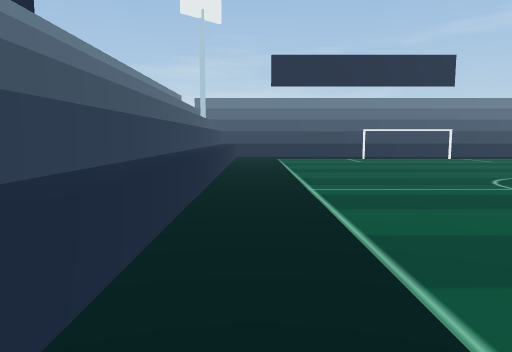
view 1 (above)

12 first-person views from a walk through a Unity game level. The camera is 1.5 m above the floor, tilts 6° down and sees 70° across. The floor is counted in squares, 2 m on a side. Each view is taken from the middle of a square. On the plan, view 1 faces up. The plan holds only what a view shows up to about 11 squares ahead; the rest is blank. The place goes on beyond the plan. The player is left out.

view 2
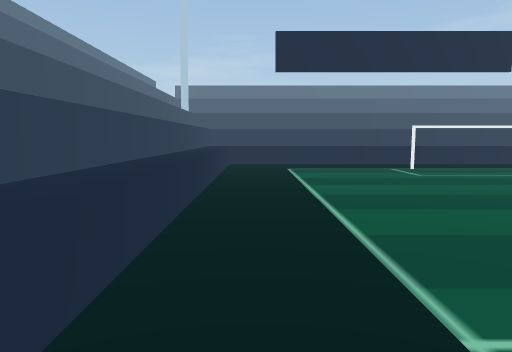

view 3
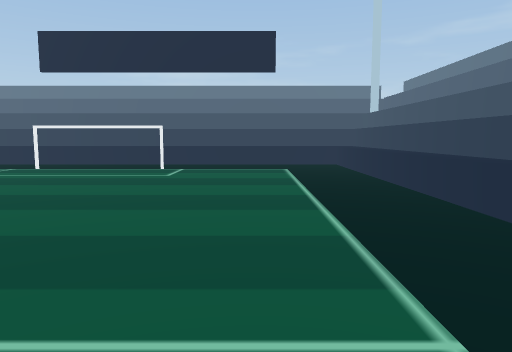

view 4
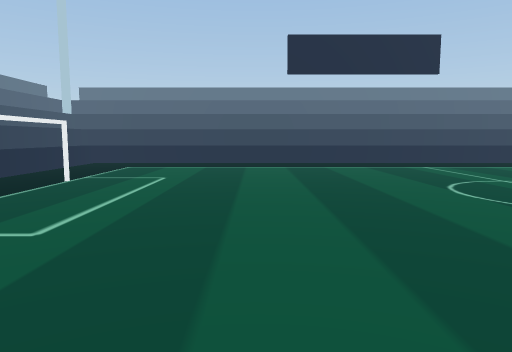

view 5
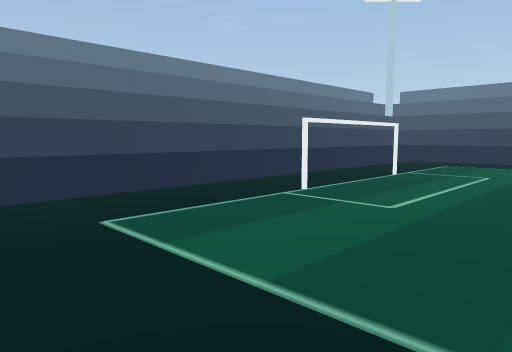

view 6
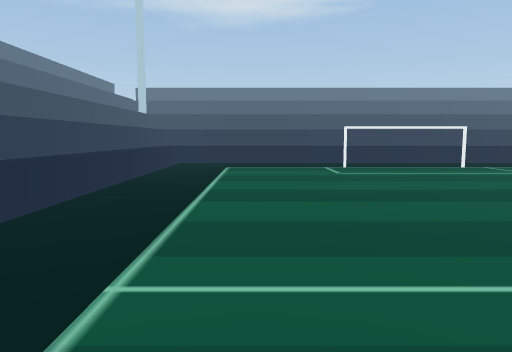

view 7
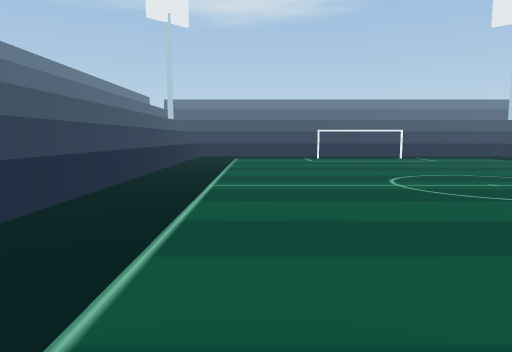

view 8
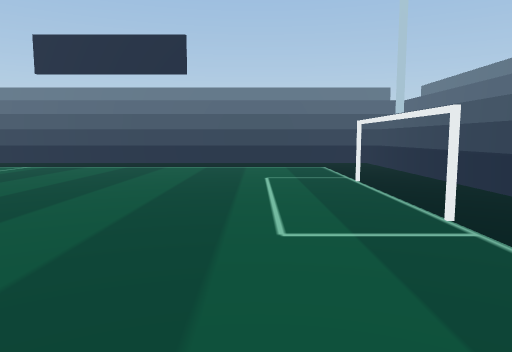

view 9
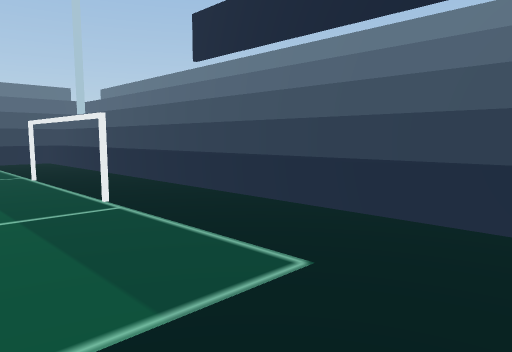

view 10
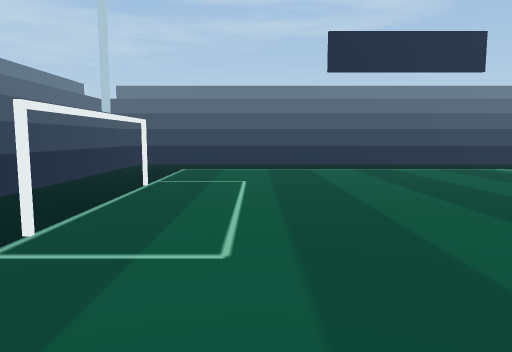

view 11
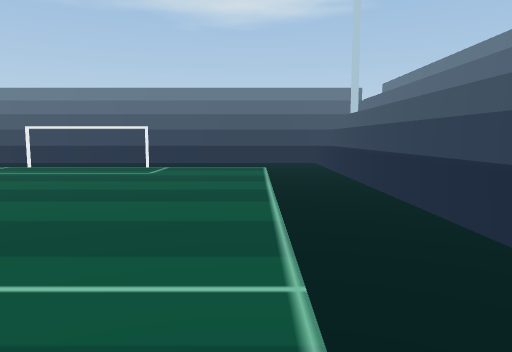

view 12
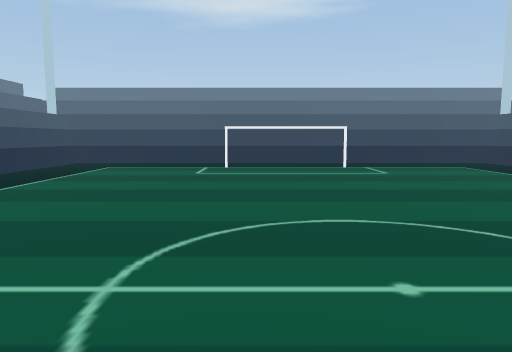

### Floor plan
Key: @ floor where view 1 was taken; # wall or solid block; . floor; ^ raised ledge.
Columns run from 1 left of view 1 to 12 right of it. Each row starts with its distance up from view 1.
 15 ##############
 14 ^............#
 13 ^....#..#....#
 12 ^............#
 11 ^............#
 10 ^............#
  9 ^............#
  8 ^............#
  7 ^............#
  6 ^............#
  5 ^............#
  4 ^............#
  3 ^............#
  2 ^............#
  1 ^............#
  0 ^@...........#
 -1 ^............#
 -2 ^....#..#....#
 -3 ^............#
 -4 ^^^^^^^^^^^^^#

Positions as (right, up) in squares from view 1, and headings:
1: (0, 0), facing up
2: (0, 4), facing up
3: (9, 4), facing up
4: (10, 1), facing left
5: (11, 1), facing down-left
6: (9, 7), facing down
7: (9, 11), facing down
8: (10, 11), facing left
9: (11, 11), facing up-left
10: (1, 11), facing right
11: (1, 7), facing down
12: (6, 7), facing down
